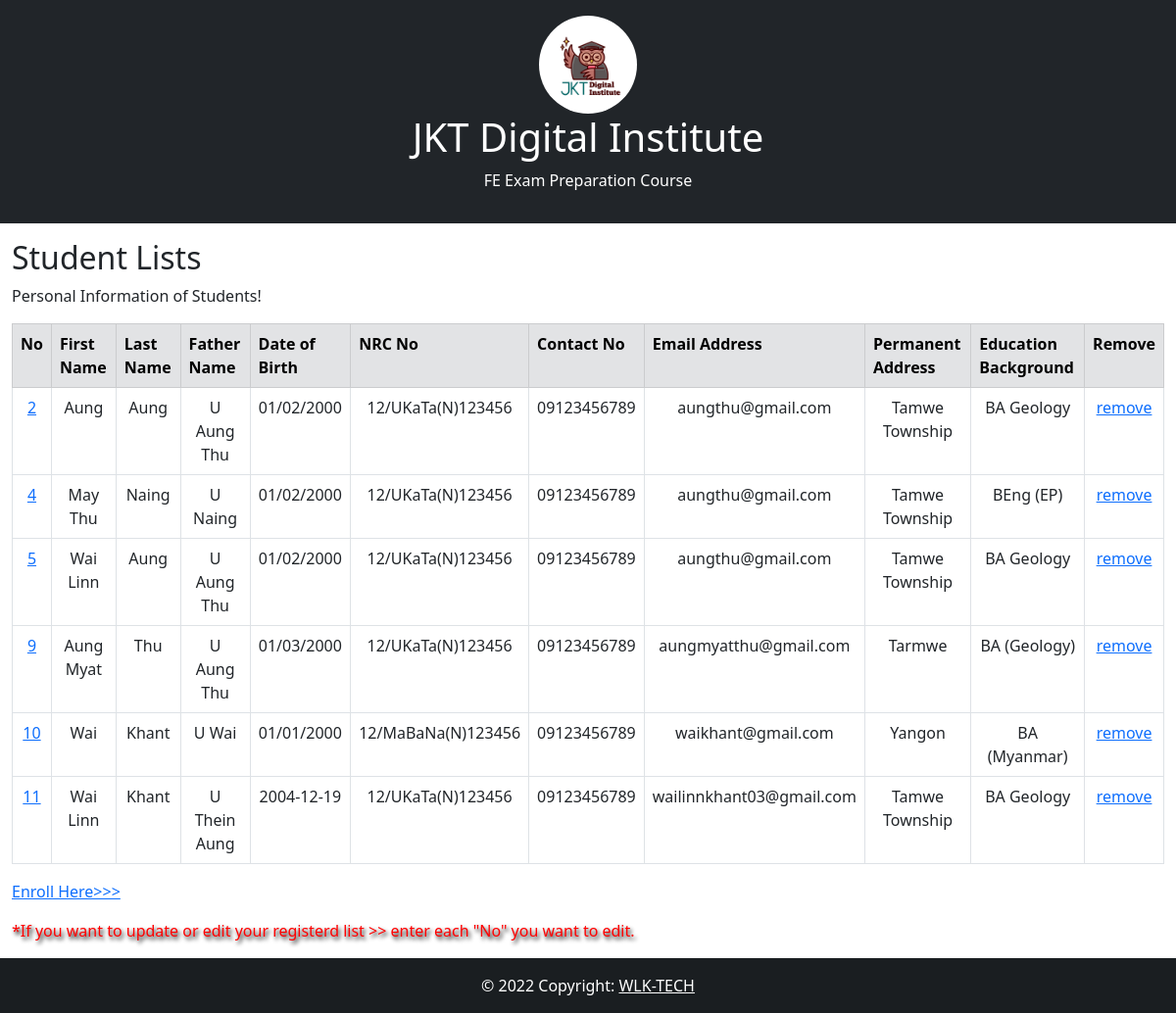
The page / on the database its author committed.
### polls/models.py (models this page shows)
class Polls(models.Model):
    firstname = models.CharField(max_length=255)
    lastname =models.CharField(max_length=255)
    fathername = models.CharField(max_length=255)
    dateofbirth = models.CharField(max_length=255)
    nrcno = models.CharField(max_length=255)
    contactno = models.CharField(max_length=255)
    emailAddress=models.CharField(max_length=255)
    pAddress = models.CharField(max_length=255)
    edu = models.CharField(max_length=255)

### polls/views.py (the view)
# urls.py: path('', views.index, name='index'),
def index(request):
    mypolls = Polls.objects.all().values()
    template = loader.get_template('register.html')
    context = {
        'mypolls':mypolls,
    }
    return HttpResponse(template.render(context, request))

### polls/templates/register.html (shortened to what this page needs)
<!DOCTYPE html>
{% load static %}
<html lang="en">
<head>
      <link rel="stylesheet" type="text/css" href="{% static 'bootstrap.min.css'%}">
      <link rel="stylesheet" type="text/css" href="{% static 'bootstrap.bundle.min.js'%}">
      <link rel="stylesheet" type="text/css" href="{% static 'register.css'%}">
</head>
<body>
  {% block content %}
    <div class="container-fluid p-3 bg-dark text-white text-center">
        <img src="{% static 'logo.jpg'%}" width="100px" alt="">
        <h1>JKT Digital Institute</h1>
        <p>FE Exam Preparation Course</p>
      </div>
      <div class="container-fluid mt-3">
        <h2 class="">Student Lists</h2>
        <p>Personal Information of Students!</p>
        <div class="table-responsive">
            <table class="table table-bordered">
                <tr class="table-secondary">
                    <th>No</th>
                    <th>First Name</th>
                    <th>Last Name</th>
                    <th>Father Name</th>
                    <th>Date of Birth</th>
                    <th>NRC No</th>
                    <th>Contact No</th>
                    <th>Email Address</th>
                    <th>Permanent Address</th>
                    <th>Education Background</th>
                    <th>Remove</th>
                </tr>
                {% for x in mypolls %}
                <tr class="data">
                    <td><a href="update/{{ x.id }}">{{ x.id }}</a></td>
                    <td>{{ x.firstname }}</td>
                    <td>{{ x.lastname }}</td>
                    <td>{{ x.fathername }}</td>
                    <td>{{ x.dateofbirth }}</td>
                    <td>{{ x.nrcno }}</td>
                    <td>{{ x.contactno }}</td>
                    <td>{{ x.emailAddress }}</td>
                    <td>{{ x.pAddress }}</td>
                    <td>{{ x.edu }}</td>
                    <td><a href="delete/{{ x.id }}">remove</a></td>
                    {% endfor %}
                </tr>
            </table>
        </div>
        <p>
            <a href="add/">Enroll Here>>></a>
        </p>
        <p style="color: red; text-shadow: 2px 3px 4px rgb(0, 0, 0)">*If you want to update or edit your registerd list >> enter each "No" you want to edit.</p>
      </div>
      <footer class="bg-dark text-center text-white">
        <div class="text-center p-3" style="background-color: rgba(0, 0, 0, 0.2);">
          © 2022 Copyright:
          <a class="text-white" href="https://wlktech.github.io/">WLK-TECH</a>
        </div>
      </footer>
  {% endblock %}
</body>
</html>

### polls/static/register.css (style rules this page uses)
img { border-radius: 50%; }
.data { text-align: center; }

### rows shown on the page
Polls: id "2", firstname "Aung", lastname "Aung", fathername "U Aung Thu", dateofbirth "01/02/2000", nrcno "12/UKaTa(N)123456", contactno "09123456789", emailAddress "aungthu@gmail.com", pAddress "Tamwe Township", edu "BA Geology"
Polls: id "4", firstname "May Thu", lastname "Naing", fathername "U Naing", dateofbirth "01/02/2000", nrcno "12/UKaTa(N)123456", contactno "09123456789", emailAddress "aungthu@gmail.com", pAddress "Tamwe Township", edu "BEng (EP)"
Polls: id "5", firstname "Wai Linn", lastname "Aung", fathername "U Aung Thu", dateofbirth "01/02/2000", nrcno "12/UKaTa(N)123456", contactno "09123456789", emailAddress "aungthu@gmail.com", pAddress "Tamwe Township", edu "BA Geology"
Polls: id "9", firstname "Aung Myat", lastname "Thu", fathername "U Aung Thu", dateofbirth "01/03/2000", nrcno "12/UKaTa(N)123456", contactno "09123456789", emailAddress "aungmyatthu@gmail.com", pAddress "Tarmwe", edu "BA (Geology)"
Polls: id "10", firstname "Wai", lastname "Khant", fathername "U Wai", dateofbirth "01/01/2000", nrcno "12/MaBaNa(N)123456", contactno "09123456789", emailAddress "waikhant@gmail.com", pAddress "Yangon", edu "BA (Myanmar)"
Polls: id "11", firstname "Wai Linn", lastname "Khant", fathername "U Thein Aung", dateofbirth "2004-12-19", nrcno "12/UKaTa(N)123456", contactno "09123456789", emailAddress "wailinnkhant03@gmail.com", pAddress "Tamwe Township", edu "BA Geology"
